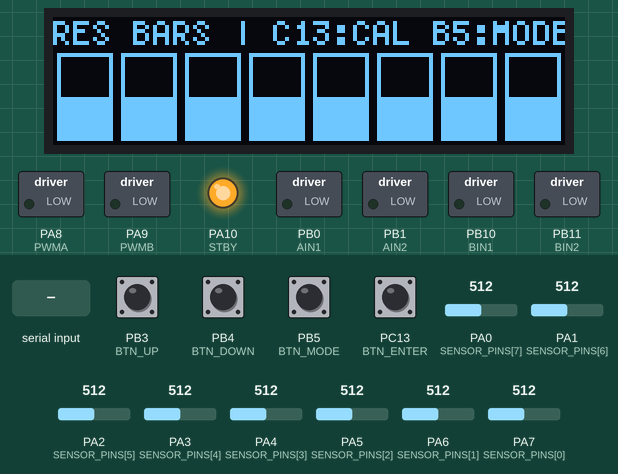
Recording of a program running on a simulated STM32 Blue Pill. Shown: 128×32 one-colour display, switched loads named in the program (green lamp = pin HIGH), output pins drawn as LEDs (lit = HIGH). Inputs (shaded band) come from the test bench; at power-on: PB3 (BTN_UP), PB4 (BTN_DOWN), PB5 (BTN_MODE), PC13 (BTN_ENTER) HIGH, PA2 (SENSOR_PINS[5]) = 512, PA0 (SENSOR_PINS[7]) = 512, PA1 (SENSOR_PINS[6]) = 512, PA3 (SENSOR_PINS[4]) = 512, PA4 (SENSOR_PINS[3]) = 512, PA5 (SENSOR_PINS[2]) = 512, PA6 (SENSOR_PINS[1]) = 512, PA7 (SENSOR_PINS[0]) = 512 (analog values on the 0–1023 scale). What the program prints to the serial monitor is not drawn.

Above: at 2.4 s.
2.5 s: "M90\n" received over Serial
At 3.4 s:
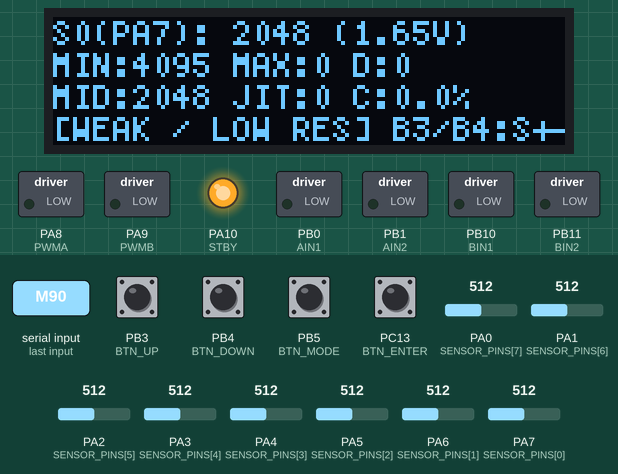
4.0 s: PB5 (BTN_MODE) pulled LOW for 0.15 s
At 4.7 s:
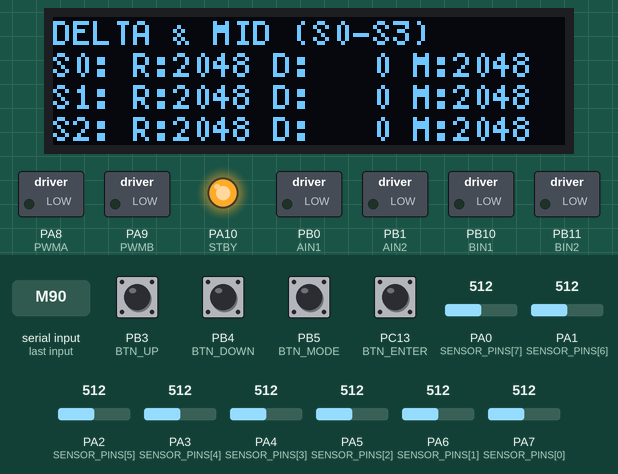
5.6 s: "m,45\n" received over Serial
At 6.7 s:
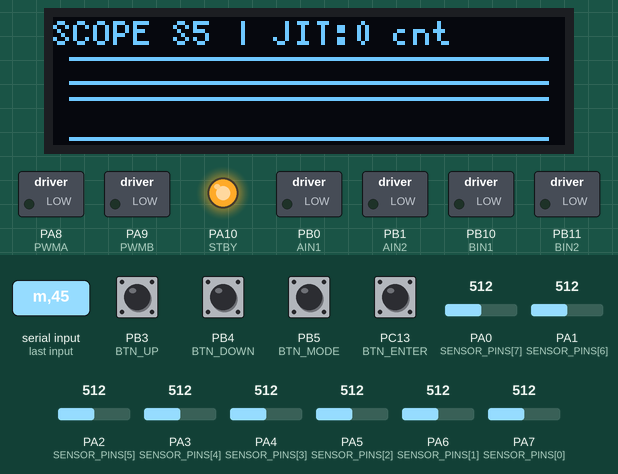
7.1 s: PA2 (SENSOR_PINS[5]) set to 306
At 7.27 s:
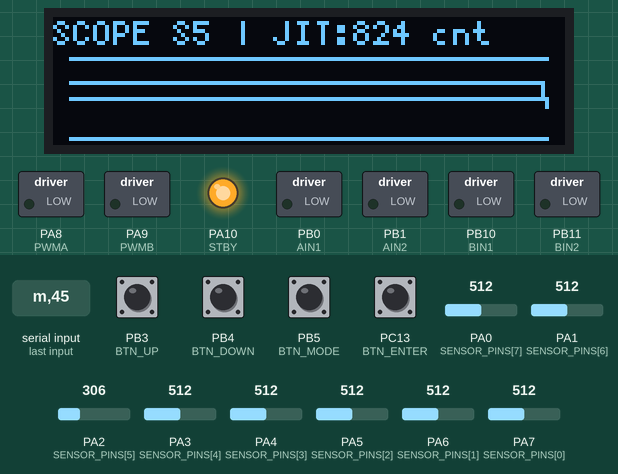
8.6 s: PB3 (BTN_UP) pulled LOW for 1 s
At 10.4 s:
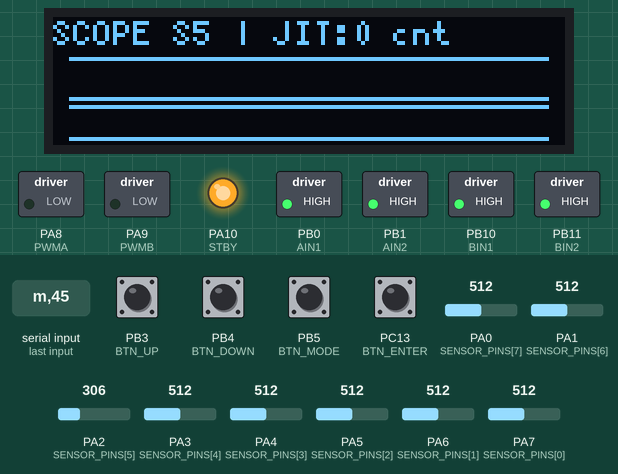
11.2 s: PB4 (BTN_DOWN) pulled LOW for 1 s
At 12.1 s:
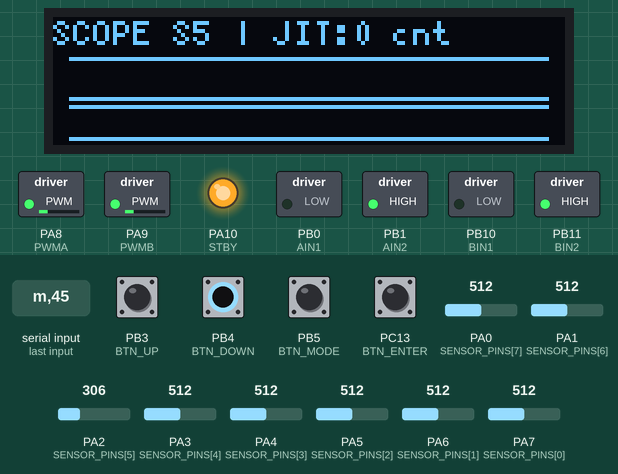
Timing chart, 0 to 14.2 s (numbered marks = the images above; inputs shaded):
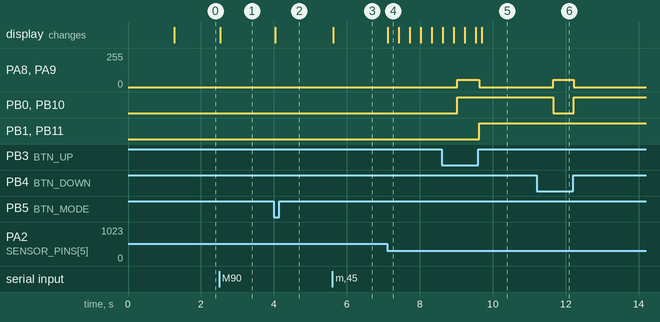

Measured:
- after the input at 2.5 s, the display: changes at once (image 1)
- after the input at 4.0 s, the display: changes at once (image 2)
- after the input at 5.6 s, the display: changes at once (image 3)
- after the input at 7.1 s, the display: changes at once (image 4)
- after the input at 8.6 s, PA8 (PWMA), PA9 (PWMB): 0/255 → 55/255 after 0.43 s, → 0/255 0.60 s later; PB0 (AIN1), PB10 (BIN1): LOW → HIGH after 0.43 s; PB1 (AIN2), PB11 (BIN2): LOW → HIGH after 1.0 s
- after the input at 11.2 s, PA8 (PWMA), PA9 (PWMB): 0/255 → 55/255 after 0.46 s, → 0/255 0.56 s later; PB0 (AIN1), PB10 (BIN1): HIGH → LOW after 0.46 s, → HIGH 0.56 s later

The program:

main.cpp
```cpp
#include <Arduino.h>
#include <U8g2lib.h>

/*
  =============================================================================
  APEX LINE FOLLOWER - IR SENSOR ANALOG RESOLUTION & NOISE ANALYZER
  Target MCU: STM32G431CB (170MHz ARM Cortex-M4F)

  Purpose:
    1. Measure exact 12-bit ADC raw readings (0..4095) for all 8 IR sensors.
    2. Quantify optical contrast resolution: Delta = V_max (Black) - V_min (White).
    3. Measure analog noise floor / peak-to-peak jitter on static surfaces.
    4. Calculate optimal dynamic threshold: Mid = (V_min + V_max) / 2.
    5. Evaluate sensor signal quality (EXCELLENT, GOOD, FAIR, POOR).
    6. Real-time OLED visualization:
       - Mode 0: 8-Channel Normalized Dynamic Bars
       - Mode 1: Detailed Single-Sensor Deep Inspector
       - Mode 2: Multi-Sensor Contrast & Threshold Matrix
       - Mode 3: Real-Time Waveform Oscilloscope / Jitter Scope
    7. Dual Serial output: Formatted diagnostic table OR Arduino Serial Plotter.

  Controls:
    - PC13 (BTN_ENTER): Start/Stop 5s Min-Max Sweep Calibration
    - PB5  (BTN_MODE) : Cycle OLED Display Mode (0 -> 1 -> 2 -> 3)
    - PB3  (BTN_UP)   : Select Next Sensor (in Mode 1/3) / Hold to Jog Forward
    - PB4  (BTN_DOWN) : Select Prev Sensor (in Mode 1/3) / Hold to Jog Backward
  =============================================================================
*/

// ======================== HARDWARE PIN DEFINITIONS ========================
// 8-Channel IR Sensor Array (Physical left-to-right order: S0=PA7 ... S7=PA0)
const int SENSOR_PINS[8] = { PA7, PA6, PA5, PA4, PA3, PA2, PA1, PA0 };
const char* SENSOR_NAMES[8] = { "PA7", "PA6", "PA5", "PA4", "PA3", "PA2", "PA1", "PA0" };

// Pushbuttons (Active LOW with internal pull-up)
#define BTN_ENTER PC13
#define BTN_MODE  PB5
#define BTN_UP    PB3
#define BTN_DOWN  PB4

// TB6612FNG Motor Driver
#define AIN1  PB0     // Right motor direction 1
#define AIN2  PB1     // Right motor direction 2
#define BIN1  PB10    // Left motor direction 1
#define BIN2  PB11    // Left motor direction 2
#define PWMA  PA8     // Right motor PWM
#define PWMB  PA9     // Left motor PWM
#define STBY  PA10    // Standby enable (HIGH = active)

// OLED Display (SSD1306 128x32 via Software I2C on PB6/PB7)
#define OLED_SCL PB6
#define OLED_SDA PB7
U8G2_SSD1306_128X32_UNIVISION_F_SW_I2C u8g2(U8G2_R0, OLED_SCL, OLED_SDA, U8X8_PIN_NONE);

// ======================== DATA STRUCTURES & STATS ========================
const int NUM_SENSORS = 8;
const int OVERSAMPLE_COUNT = 16;  // 16x oversampling for noise suppression

int rawValues[NUM_SENSORS];       // Filtered raw ADC (0..4095)
int minValues[NUM_SENSORS];       // Min reading recorded (White)
int maxValues[NUM_SENSORS];       // Max reading recorded (Black)
int deltaValues[NUM_SENSORS];     // Contrast dynamic range (Max - Min)
int midValues[NUM_SENSORS];       // Midpoint threshold (Min + Max) / 2
int jitterValues[NUM_SENSORS];    // Peak-to-peak jitter over recent samples

// Rolling window for jitter / noise analysis
#define JITTER_WINDOW 32
int jitterHistory[NUM_SENSORS][JITTER_WINDOW];
uint8_t jitterIdx = 0;

// Scope waveform history for selected sensor (Mode 3)
#define SCOPE_POINTS 120
uint8_t scopeHistory[SCOPE_POINTS];
uint8_t scopeHead = 0;

// Display and Inspection State
enum DisplayMode {
  MODE_BARS = 0,      // 8-channel normalized dynamic bar graph
  MODE_INSPECT = 1,   // Detailed single-sensor inspection
  MODE_TABLE = 2,     // 4-sensor threshold summary
  MODE_SCOPE = 3,     // Live waveform & noise scope
  MODE_COUNT = 4
};
DisplayMode currentMode = MODE_BARS;
int inspectedSensor = 0;   // Currently selected sensor (0..7)

// Calibration State
bool isCalibrating = false;
unsigned long calStartTime = 0;
const unsigned long CAL_DURATION_MS = 5000;

// Serial Output Configuration
bool serialPlotterMode = false;
unsigned long lastSerialPrint = 0;
unsigned long lastDisplayUpdate = 0;

// Button Debounce and Long-Press Timing
unsigned long lastBtnCheck = 0;
bool lastEnter = HIGH, lastMode = HIGH, lastUp = HIGH, lastDown = HIGH;
unsigned long upPressTime = 0, downPressTime = 0;
bool isJoggingFwd = false, isJoggingBwd = false;

// ======================== MOTOR FUNCTIONS ========================
void motorsInit() {
  pinMode(AIN1, OUTPUT);
  pinMode(AIN2, OUTPUT);
  pinMode(BIN1, OUTPUT);
  pinMode(BIN2, OUTPUT);
  pinMode(PWMA, OUTPUT);
  pinMode(PWMB, OUTPUT);
  pinMode(STBY, OUTPUT);
  digitalWrite(STBY, HIGH);
  analogWrite(PWMA, 0);
  analogWrite(PWMB, 0);
}

void motorsBrake() {
  digitalWrite(AIN1, HIGH);
  digitalWrite(AIN2, HIGH);
  digitalWrite(BIN1, HIGH);
  digitalWrite(BIN2, HIGH);
  analogWrite(PWMA, 0);
  analogWrite(PWMB, 0);
}

void motorsJog(int speed) {
  if (speed > 0) {
    // Forward
    digitalWrite(AIN1, HIGH); digitalWrite(AIN2, LOW);
    digitalWrite(BIN1, HIGH); digitalWrite(BIN2, LOW);
  } else if (speed < 0) {
    // Backward
    digitalWrite(AIN1, LOW); digitalWrite(AIN2, HIGH);
    digitalWrite(BIN1, LOW); digitalWrite(BIN2, HIGH);
  } else {
    motorsBrake();
    return;
  }
  analogWrite(PWMA, abs(speed));
  analogWrite(PWMB, abs(speed));
}

// ======================== SENSOR READING & ANALYSIS ========================
void resetCalibrationStats() {
  for (int i = 0; i < NUM_SENSORS; i++) {
    minValues[i] = 4095;
    maxValues[i] = 0;
    deltaValues[i] = 0;
    midValues[i] = 2048;
    jitterValues[i] = 0;
  }
  for (int p = 0; p < SCOPE_POINTS; p++) {
    scopeHistory[p] = 16;
  }
}

void readSensors() {
  for (int i = 0; i < NUM_SENSORS; i++) {
    long sum = 0;
    int sampleMin = 4095;
    int sampleMax = 0;

    for (int s = 0; s < OVERSAMPLE_COUNT; s++) {
      int val = analogRead(SENSOR_PINS[i]);
      sum += val;
      if (val < sampleMin) sampleMin = val;
      if (val > sampleMax) sampleMax = val;
    }
    int avg = (int)(sum / OVERSAMPLE_COUNT);
    rawValues[i] = avg;

    // Record sample in rolling jitter buffer
    jitterHistory[i][jitterIdx] = avg;

    // Track min/max if calibrating or updating bounds
    if (isCalibrating) {
      if (avg < minValues[i]) minValues[i] = avg;
      if (avg > maxValues[i]) maxValues[i] = avg;
      deltaValues[i] = maxValues[i] - minValues[i];
      midValues[i] = (minValues[i] + maxValues[i]) / 2;
    }
  }

  // Update peak-to-peak jitter across rolling window
  jitterIdx = (jitterIdx + 1) % JITTER_WINDOW;
  for (int i = 0; i < NUM_SENSORS; i++) {
    int wMin = 4095;
    int wMax = 0;
    for (int k = 0; k < JITTER_WINDOW; k++) {
      int v = jitterHistory[i][k];
      if (v > 0) {
        if (v < wMin) wMin = v;
        if (v > wMax) wMax = v;
      }
    }
    jitterValues[i] = (wMax >= wMin) ? (wMax - wMin) : 0;
  }

  // Update scope waveform history for currently inspected sensor
  int normScope = 0;
  if (deltaValues[inspectedSensor] > 50) {
    normScope = map(rawValues[inspectedSensor], minValues[inspectedSensor], maxValues[inspectedSensor], 30, 2);
  } else {
    normScope = map(rawValues[inspectedSensor], 0, 4095, 30, 2);
  }
  normScope = constrain(normScope, 2, 30);
  scopeHistory[scopeHead] = (uint8_t)normScope;
  scopeHead = (scopeHead + 1) % SCOPE_POINTS;
}

const char* getSensorQuality(int delta) {
  if (delta >= 1600) return "EXCELLENT";  // >= 39% dynamic range
  if (delta >= 1000) return "GOOD";       // >= 24% dynamic range
  if (delta >= 600)  return "ACCEPTABLE"; // >= 14% dynamic range
  return "WEAK / LOW RES";
}

// ======================== OLED DISPLAY MODES ========================
void drawOLED() {
  u8g2.clearBuffer();

  switch (currentMode) {
    // -------------------------------------------------------------
    // MODE 0: 8-Channel Dynamic Normalized Bar Graph
    // -------------------------------------------------------------
    case MODE_BARS: {
      u8g2.setFont(u8g2_font_5x7_tr);
      if (isCalibrating) {
        char buf[32];
        int remainSec = (CAL_DURATION_MS - (millis() - calStartTime) + 999) / 1000;
        snprintf(buf, sizeof(buf), "SWEEPING LINE... %ds", remainSec);
        u8g2.drawStr(0, 7, buf);
      } else {
        u8g2.drawStr(0, 7, "RES BARS | C13:CAL B5:MODE");
      }

      // 8 vertical bars (each 12px wide, 2px gap)
      for (int i = 0; i < NUM_SENSORS; i++) {
        int x = i * 16 + 1;
        int y = 9;
        int w = 14;
        int h = 22;

        // Draw outline box
        u8g2.drawFrame(x, y, w, h);

        // Calculate fill height based on calibrated contrast range
        int fillH = 0;
        if (deltaValues[i] > 50) {
          fillH = map(rawValues[i], minValues[i], maxValues[i], 0, h - 2);
        } else {
          fillH = map(rawValues[i], 0, 4095, 0, h - 2);
        }
        fillH = constrain(fillH, 0, h - 2);

        if (fillH > 0) {
          u8g2.drawBox(x + 1, y + h - 1 - fillH, w - 2, fillH);
        }

        // Draw midpoint line indicator inside frame
        int midY = y + (h / 2);
        u8g2.drawHLine(x + 1, midY, 2);
        u8g2.drawHLine(x + w - 3, midY, 2);
      }
      break;
    }

    // -------------------------------------------------------------
    // MODE 1: Single-Sensor Deep Inspector
    // -------------------------------------------------------------
    case MODE_INSPECT: {
      u8g2.setFont(u8g2_font_5x7_tr);
      int s = inspectedSensor;
      float volts = (rawValues[s] * 3.30f) / 4095.0f;
      float contrastPct = (deltaValues[s] * 100.0f) / 4095.0f;

      // Line 1: Header + Raw + Voltage
      char l1[32];
      snprintf(l1, sizeof(l1), "S%d(%s): %4d (%.2fV)", s, SENSOR_NAMES[s], rawValues[s], volts);
      u8g2.drawStr(0, 7, l1);

      // Line 2: Min, Max, Delta
      char l2[32];
      snprintf(l2, sizeof(l2), "MIN:%d MAX:%d D:%d", minValues[s], maxValues[s], deltaValues[s]);
      u8g2.drawStr(0, 15, l2);

      // Line 3: Midpoint, Jitter, Contrast %
      char l3[32];
      snprintf(l3, sizeof(l3), "MID:%d JIT:%d C:%.1f%%", midValues[s], jitterValues[s], contrastPct);
      u8g2.drawStr(0, 23, l3);

      // Line 4: Signal Quality + Navigation Hint
      char l4[32];
      snprintf(l4, sizeof(l4), "[%s] B3/B4:S+-", getSensorQuality(deltaValues[s]));
      u8g2.drawStr(0, 31, l4);
      break;
    }

    // -------------------------------------------------------------
    // MODE 2: Multi-Sensor Contrast & Threshold Matrix
    // -------------------------------------------------------------
    case MODE_TABLE: {
      u8g2.setFont(u8g2_font_5x7_tr);
      // Group: S0..S3 if inspected < 4, else S4..S7
      int startIdx = (inspectedSensor < 4) ? 0 : 4;
      char hBuf[32];
      snprintf(hBuf, sizeof(hBuf), "DELTA & MID (S%d-S%d)", startIdx, startIdx + 3);
      u8g2.drawStr(0, 7, hBuf);

      for (int r = 0; r < 3; r++) {
        int idx = startIdx + r;
        if (idx < NUM_SENSORS) {
          char rBuf[32];
          snprintf(rBuf, sizeof(rBuf), "S%d: R:%4d D:%4d M:%4d",
                   idx, rawValues[idx], deltaValues[idx], midValues[idx]);
          u8g2.drawStr(0, 15 + (r * 8), rBuf);
        }
      }
      break;
    }

    // -------------------------------------------------------------
    // MODE 3: Real-Time Waveform & Noise Oscilloscope
    // -------------------------------------------------------------
    case MODE_SCOPE: {
      u8g2.setFont(u8g2_font_5x7_tr);
      char sBuf[32];
      snprintf(sBuf, sizeof(sBuf), "SCOPE S%d | JIT:%d cnt", inspectedSensor, jitterValues[inspectedSensor]);
      u8g2.drawStr(0, 7, sBuf);

      // Draw horizontal baseline grid lines
      u8g2.drawHLine(4, 10, 120);
      u8g2.drawHLine(4, 20, 120);
      u8g2.drawHLine(4, 30, 120);

      // Plot waveform trace
      for (int x = 0; x < SCOPE_POINTS - 1; x++) {
        int idx1 = (scopeHead + x) % SCOPE_POINTS;
        int idx2 = (scopeHead + x + 1) % SCOPE_POINTS;
        int y1 = scopeHistory[idx1];
        int y2 = scopeHistory[idx2];
        u8g2.drawLine(4 + x, y1, 5 + x, y2);
      }
      break;
    }

    default: break;
  }

  u8g2.sendBuffer();
}

// ======================== SERIAL TELEMETRY & PLOTTER ========================
void printSerialTable() {
  Serial.println(F("\n========================================================================================="));
  Serial.println(F(" CH | PIN |  RAW  | VOLTAGE |   MIN   |   MAX   |  DELTA  |   MID   | JITTER |   QUALITY     "));
  Serial.println(F("----+-----+-------+---------+---------+---------+---------+---------+--------+---------------"));

  for (int i = 0; i < NUM_SENSORS; i++) {
    float volts = (rawValues[i] * 3.30f) / 4095.0f;
    float contrastPct = (deltaValues[i] * 100.0f) / 4095.0f;

    char row[128];
    snprintf(row, sizeof(row),
             " S%d | %s | %5d |  %1.2fV  |  %5d  |  %5d  |  %5d  |  %5d  | %3d cnt | %s (%.1f%%)",
             i, SENSOR_NAMES[i], rawValues[i], volts,
             minValues[i], maxValues[i], deltaValues[i], midValues[i],
             jitterValues[i], getSensorQuality(deltaValues[i]), contrastPct);
    Serial.println(row);
  }
  Serial.println(F("========================================================================================="));
  Serial.print(F("Status: "));
  if (isCalibrating) {
    Serial.println(F("CALIBRATING... (Sweep sensors across line)"));
  } else {
    Serial.println(F("READY. [c]=Calibrate  [m]=OLED Mode  [p]=Plotter Mode  [0-7]=Inspect S#  [?]=Help"));
  }
}

void printSerialPlotter() {
  // Comma-separated output for Arduino Serial Plotter
  for (int i = 0; i < NUM_SENSORS; i++) {
    Serial.print(rawValues[i]);
    if (i < NUM_SENSORS - 1) Serial.print(F(","));
  }
  Serial.println();
}

void handleSerialCommands() {
  while (Serial.available() > 0) {
    char c = Serial.read();
    if (c == 'c' || c == 'C') {
      isCalibrating = true;
      calStartTime = millis();
      resetCalibrationStats();
      Serial.println(F(">>> Calibration started! Sweep sensors over black line and white floor..."));
    } else if (c == 'm' || c == 'M') {
      currentMode = (DisplayMode)((currentMode + 1) % MODE_COUNT);
      Serial.print(F(">>> Display Mode switched to: ")); Serial.println(currentMode);
    } else if (c == 'p' || c == 'P') {
      serialPlotterMode = !serialPlotterMode;
      if (serialPlotterMode) {
        Serial.println(F(">>> SERIAL PLOTTER MODE ACTIVATED (CSV stream: S0,S1,S2,S3,S4,S5,S6,S7)"));
      } else {
        Serial.println(F(">>> TABLE TELEMETRY MODE ACTIVATED"));
      }
    } else if (c >= '0' && c <= '7') {
      inspectedSensor = c - '0';
      Serial.print(F(">>> Inspected sensor set to S")); Serial.println(inspectedSensor);
    } else if (c == 'r' || c == 'R') {
      resetCalibrationStats();
      Serial.println(F(">>> Calibration limits reset."));
    } else if (c == '?') {
      Serial.println(F("\n--- COMMAND LIST ---"));
      Serial.println(F("  c : Start 5s sweep calibration"));
      Serial.println(F("  m : Cycle OLED display mode"));
      Serial.println(F("  p : Toggle Serial Plotter CSV output"));
      Serial.println(F("  0-7 : Select sensor to inspect"));
      Serial.println(F("  r : Reset Min/Max statistics"));
      Serial.println(F("  ? : Print this help\n"));
    }
  }
}

// ======================== BUTTON INTERACTION & JOGGING ========================
void handleButtons() {
  unsigned long now = millis();
  if (now - lastBtnCheck < 20) return;  // 20ms debounce polling
  lastBtnCheck = now;

  bool curEnter = digitalRead(BTN_ENTER);
  bool curMode  = digitalRead(BTN_MODE);
  bool curUp    = digitalRead(BTN_UP);
  bool curDown  = digitalRead(BTN_DOWN);

  // PC13 (BTN_ENTER): Start / Reset 5s sweep calibration
  if (lastEnter == HIGH && curEnter == LOW) {
    isCalibrating = true;
    calStartTime = now;
    resetCalibrationStats();
    Serial.println(F(">>> [BUTTON] Calibration Sweep Started (5s)..."));
  }

  // PB5 (BTN_MODE): Cycle display modes
  if (lastMode == HIGH && curMode == LOW) {
    currentMode = (DisplayMode)((currentMode + 1) % MODE_COUNT);
  }

  // PB3 (BTN_UP): Short click = Select next sensor; Long hold (>400ms) = Jog Forward
  if (lastUp == HIGH && curUp == LOW) {
    upPressTime = now;
  }
  if (curUp == LOW) {
    if (now - upPressTime > 400) {
      isJoggingFwd = true;
      motorsJog(55);  // Smooth low-speed jog
    }
  } else if (lastUp == LOW && curUp == HIGH) {
    if (isJoggingFwd) {
      isJoggingFwd = false;
      motorsBrake();
    } else {
      inspectedSensor = (inspectedSensor + 1) % NUM_SENSORS;
    }
  }

  // PB4 (BTN_DOWN): Short click = Select prev sensor; Long hold (>400ms) = Jog Backward
  if (lastDown == HIGH && curDown == LOW) {
    downPressTime = now;
  }
  if (curDown == LOW) {
    if (now - downPressTime > 400) {
      isJoggingBwd = true;
      motorsJog(-55); // Smooth low-speed jog
    }
  } else if (lastDown == LOW && curDown == HIGH) {
    if (isJoggingBwd) {
      isJoggingBwd = false;
      motorsBrake();
    } else {
      inspectedSensor = (inspectedSensor + NUM_SENSORS - 1) % NUM_SENSORS;
    }
  }

  lastEnter = curEnter;
  lastMode  = curMode;
  lastUp    = curUp;
  lastDown  = curDown;
}

// ======================== ARDUINO SETUP & LOOP ========================
void setup() {
  Serial.begin(115200);

  // Set STM32 ADC resolution to 12 bits (0..4095)
  analogReadResolution(12);

  // Initialize Sensor Pins
  for (int i = 0; i < NUM_SENSORS; i++) {
    pinMode(SENSOR_PINS[i], INPUT_ANALOG);
  }

  // Initialize Buttons with internal pullups
  pinMode(BTN_ENTER, INPUT_PULLUP);
  pinMode(BTN_MODE,  INPUT_PULLUP);
  pinMode(BTN_UP,    INPUT_PULLUP);
  pinMode(BTN_DOWN,  INPUT_PULLUP);

  // Initialize Motors
  motorsInit();

  // Initialize OLED
  u8g2.begin();
  u8g2.clearBuffer();
  u8g2.setFont(u8g2_font_6x10_tr);
  u8g2.drawStr(0, 12, "APEX SENSOR TEST");
  u8g2.drawStr(0, 26, "Resolution Analyzer");
  u8g2.sendBuffer();
  delay(1200);

  resetCalibrationStats();

  Serial.println(F("\n=========================================================="));
  Serial.println(F("  APEX LINE FOLLOWER - 8-CHANNEL SENSOR RESOLUTION ANALYZER"));
  Serial.println(F("  12-bit ADC | Dynamic Contrast | Peak-to-Peak Noise Jitter"));
  Serial.println(F("=========================================================="));
  Serial.println(F("Press PC13 or send 'c' to start 5s calibration sweep."));
}

void loop() {
  unsigned long now = millis();

  // Read sensors continuously
  readSensors();

  // Check buttons & jogging
  handleButtons();

  // Handle incoming Serial commands
  handleSerialCommands();

  // Check calibration timer
  if (isCalibrating && (now - calStartTime >= CAL_DURATION_MS)) {
    isCalibrating = false;
    Serial.println(F(">>> Calibration sweep complete! Final contrast resolution locked."));
  }

  // Update OLED Display at ~25 FPS (every 40ms)
  if (now - lastDisplayUpdate >= 40) {
    lastDisplayUpdate = now;
    drawOLED();
  }

  // Serial Output Telemetry
  if (serialPlotterMode) {
    if (now - lastSerialPrint >= 20) {  // 50Hz for smooth Plotter curves
      lastSerialPrint = now;
      printSerialPlotter();
    }
  } else {
    if (now - lastSerialPrint >= 300) { // 300ms for readable Table refresh
      lastSerialPrint = now;
      printSerialTable();
    }
  }
}
```
